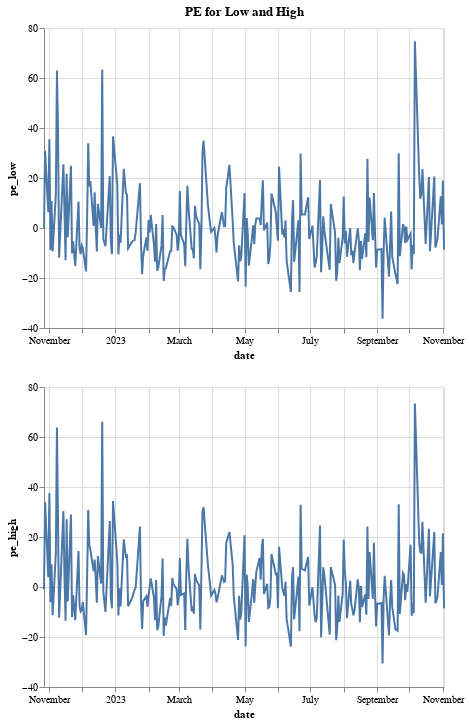

The code cell stored with this chart in its notebook:
### Markdown cell above
### CVAE Predictions with input 10

### Code cell
show_results('/home/flor/cs236/data/predictions_cvae83_input10.pkd')

### Figure 1 — Vega-Lite specification as saved in the notebook (floating-point values rounded to 4 significant figures; data arrays with more than 128 entries replaced by an {"elided": "..."} marker saying what was removed)
{"config": {"view": {"continuousWidth": 400, "continuousHeight": 300}}, "vconcat": [{"mark": "line", "encoding": {"x": {"type": "temporal", "field": "date"}, "y": {"type": "quantitative", "field": "pe_low"}}, "title": "PE for Low and High"}, {"mark": "line", "encoding": {"x": {"type": "temporal", "field": "date"}, "y": {"type": "quantitative", "field": "pe_high"}}}], "data": {"name": "data-1d0b26e2887b2997aed8e46834314ca7"}, "$schema": "https://vega.github.io/schema/vega-lite/v4.8.1.json", "datasets": {"data-1d0b26e2887b2997aed8e46834314ca7": {"elided": "233 records"}}}
